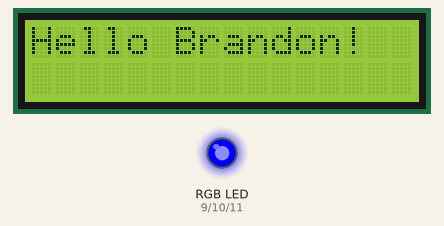
The sketch below on a simulated Arduino Uno, built with avr-gcc and run on an emulated ATmega328P. Parts: 16×2 character LCD, an RGB LED mixed from three pins (HIGH = lit).

Above: at 0.21 s.
At 4.41 s:
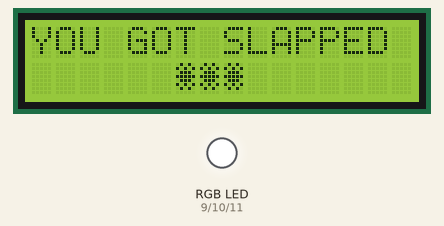
Timing chart, 0 to 4.4 s (numbered marks = the images above):
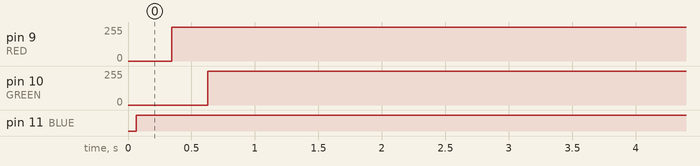

The sketch:

LCD_test.ino
```cpp
#include <LiquidCrystal.h>

// RS, E, D4, D5, D6, D7
LiquidCrystal lcd(7, 6, 5, 4, 3, 2);

int PRESS_PIN = A1;
int pressure;

#define RED 9
#define GREEN 10
#define BLUE 11

int speed = 1; // lower = faster, higher = slower (ms per step)

static int i = 0;

byte boom[8] = {
    B01010, B10101, B01110, B11111, B01110, B10101, B01010,
};

unsigned long lastLCDUpdate = 0;
const unsigned long lcdInterval = 200; // 200 ms

void setup() {
  Serial.begin(9600);
  lcd.createChar(0, boom);
  lcd.begin(16, 2); // 16 columns, 2 rows
  lcd.print("Hello Brandon!");
  pinMode(PRESS_PIN, INPUT);
  pinMode(RED, OUTPUT);
  pinMode(GREEN, OUTPUT);
  pinMode(BLUE, OUTPUT);
}

void punish() {
  unsigned long currentMillis = millis();

  // ---- Non-blocking LCD update ----
  if (currentMillis - lastLCDUpdate >= lcdInterval) {
    lastLCDUpdate = currentMillis;
    lcd.clear();
    lcd.write("YOU GOT SLAPPED");
    lcd.setCursor(6, 1);
    lcd.write(byte(0));
    lcd.write(byte(0));
    lcd.write(byte(0));
    // delay(200); --> we want the rest of the program to continue, but this
    // should wait 200 ms before updating
  }
  int zeroedCount = i % (255 * 3);
  int loop = zeroedCount / 255;
  int loopValue = zeroedCount % 255;

  analogWrite(RED, (loop == 0) * (loopValue) + (loop == 1) * (255) +
                       (loop == 2) * (255 - loopValue));
  analogWrite(GREEN, (loop == 0) * (255 - loopValue) +
                         (loop == 1) * (loopValue) + (loop == 2) * (255));
  analogWrite(BLUE, (loop == 0) * (255) + (loop == 1) * (255 - loopValue) +
                        (loop == 2) * (loopValue));

  i++;
  delay(speed);
}

void loop() {
  // if (slap ==true){
  punish();
  //}
  // lcd.print(pressure);
}
```

Measured:
- by itself, pin 9 (RED): 0/255 → 255/255 at 0.34 s
- by itself, pin 10 (GREEN): 0/255 → 255/255 at 0.63 s
- by itself, pin 11 (BLUE): LOW → HIGH at 0.07 s
